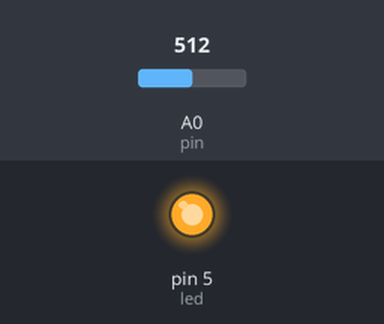
A sketch run on a simulated Arduino Uno, built with avr-gcc and run on an emulated ATmega328P. Shown: output pins drawn as LEDs (lit = HIGH). The inputs (shaded band) are chosen by the test bench; at power-on: A0 (pin) = 512. What the sketch prints to the serial monitor is not drawn.

Above: at 2.8 s.
2.9 s: A0 (pin) set to 716
At 3.8 s:
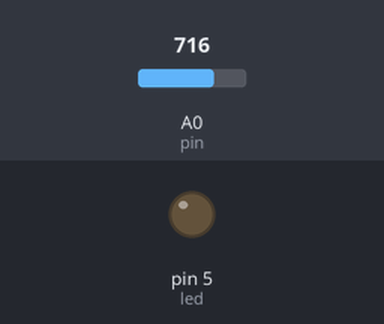
6.4 s: A0 (pin) set to 900
Timing chart, 0 to 15.9 s (numbered marks = the images above; inputs shaded):
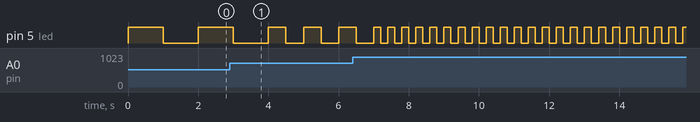

Measured:
- by itself, pin 5 (led): repeats every 0.40 s: HIGH 0.20 s, LOW 0.20 s

The sketch:

led_blinking_depending_upon_potentiometer.ino
```cpp
const int pin =A0;
const int led=5;
void setup(){
Serial.begin(9600);
pinMode(pin,INPUT);
 pinMode(led,OUTPUT);
}
void loop(){
 int sensor_value=analogRead(pin);
 float voltage=sensor_value*(5.0/1023.0);
  if( voltage<=5 && voltage>4){
    digitalWrite(led,HIGH);
    delay(200);
     digitalWrite(led,LOW);
    delay(200);
  }
  else if(voltage<=4 && voltage>3){
     digitalWrite(led,HIGH);
    delay(500);
     digitalWrite(led,LOW);
    delay(500);
  }
  else if(voltage<=3 && voltage>2){
    digitalWrite(led,HIGH);
    delay(1000);
     digitalWrite(led,LOW);
    delay(1000);
  }
  else if(voltage<=2 && voltage>1){
  digitalWrite(led,HIGH);
    delay(2000);
     digitalWrite(led,LOW);
    delay(2000);
  }
  else{
     digitalWrite(led,HIGH);
    delay(3000);
     digitalWrite(led,LOW);
    delay(3000);
  }
 Serial.println(sensor_value);
  }
```
